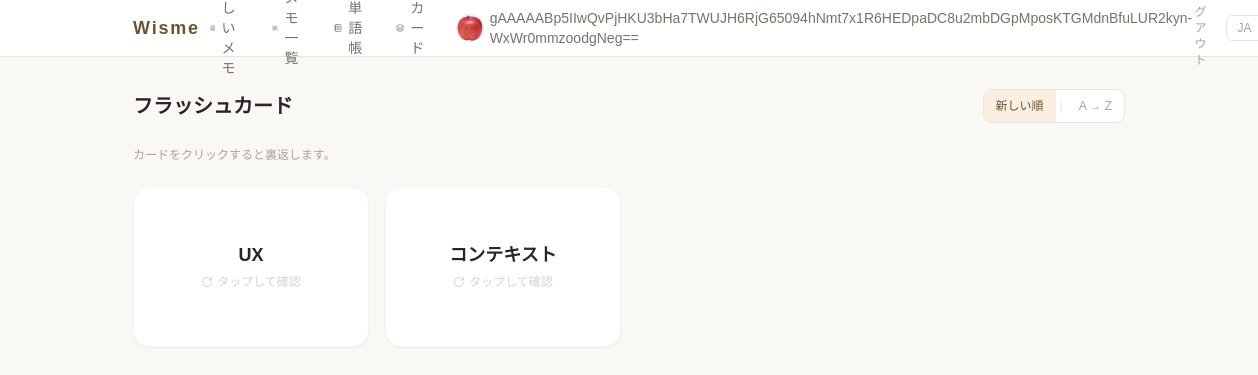
The app's page /wisme/quiz/ (signed in), older data.
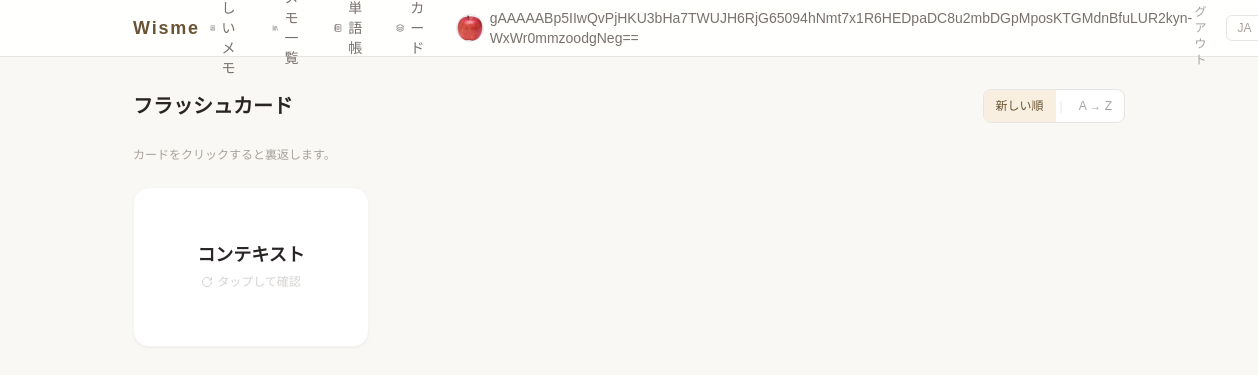
The same page, newer data.
### wisme/models.py (models this page shows, shortened)
class SearchedWord(models.Model):
    owner = models.ForeignKey(
        settings.AUTH_USER_MODEL,
        on_delete=models.CASCADE,
        null=True,
        blank=True,
        verbose_name=_("オーナー"),
    )
    note = models.ForeignKey(
        Page,
        on_delete=models.CASCADE,
        related_name='words',
        null = True,
        blank = True,
        verbose_name=_("関連メモ")
    )
    word = models.CharField(max_length=100, db_index=True, verbose_name=_("意味を知りたい単語"))
    meaning = models.TextField(verbose_name=_("意味"))
    created_at = models.DateTimeField(auto_now_add=True, verbose_name=_("検索日時"))

### wisme/views.py (the view)
class FlashcardView(LoginRequiredMixin, ListView):
    model = SearchedWord
    template_name = 'wisme/flashcard.html'
    context_object_name = 'words'
    def get_queryset(self):
        qs = SearchedWord.objects.filter(owner=self.request.user).select_related('note')
        if self.request.GET.get('sort') == 'alpha':
            return qs.order_by('word')
        return qs.order_by('-created_at')

### templates/wisme/flashcard.html (shortened to what this page needs)
{% extends "base/wisme_base.html" %}
{% load i18n %}
{% block body %}
<div class="flex items-center justify-between mb-6">
    <h1 class="text-xl font-semibold text-stone-800">{% trans "フラッシュカード" %}</h1>
    <div class="flex items-center gap-1 text-xs text-stone-400 bg-white border border-stone-200 rounded-lg overflow-hidden">
        <a href="?sort=created_at"
           class="px-3 py-2 hover:bg-accent-50 transition-colors {% if not request.GET.sort or request.GET.sort == 'created_at' %}bg-accent-50 text-accent-700 font-medium{% endif %}">
            {% trans "新しい順" %}
        </a>
        <span class="text-stone-200">|</span>
        <a href="?sort=alpha"
           class="px-3 py-2 hover:bg-accent-50 transition-colors {% if request.GET.sort == 'alpha' %}bg-accent-50 text-accent-700 font-medium{% endif %}">
            A → Z
        </a>
    </div>
</div>
<p class="text-xs text-stone-400 mb-6">{% trans "カードをクリックすると裏返します。" %}</p>
{% if words %}
<div class="grid grid-cols-2 sm:grid-cols-3 md:grid-cols-4 gap-4">
    {% for word in words %}
    <div class="flip h-40 cursor-pointer select-none" onclick="this.querySelector('.flip-inner').classList.toggle('is-flipped')">
        <div class="flip-inner">
            <div class="flip-face bg-white rounded-2xl border border-stone-100 shadow-sm flex flex-col items-center justify-center p-4 text-center">
                <p class="font-semibold text-stone-800 text-lg leading-tight">{{ word.word }}</p>
                <p class="text-xs text-stone-300 mt-2 flex items-center gap-1">
                    <i data-lucide="rotate-cw" class="w-3 h-3"></i>{% trans "タップして確認" %}
                </p>
            </div>
            <div class="flip-face flip-face-back bg-stone-800 rounded-2xl shadow-sm flex flex-col justify-between p-4">
                <p class="text-sm text-stone-100 leading-relaxed line-clamp-4">{{ word.meaning }}</p>
                {% if word.note %}
                <div class="flex items-center gap-2 mt-2 border-t border-stone-700 pt-2">
                    <p class="text-xs text-stone-400 leading-tight line-clamp-2">{{ word.note.title }}</p>
                </div>
                {% endif %}
            </div>
        </div>
    </div>
    {% endfor %}
</div>
{% else %}
<div class="text-center py-20 text-stone-400">
    <i data-lucide="layers" class="w-12 h-12 mx-auto mb-4 opacity-30"></i>
    <p class="text-sm">{% trans "まだ単語が登録されていません。" %}</p>
    <p class="text-xs mt-1">{% trans "メモ作成中に単語を調べると、カードが作られます。" %}</p>
</div>
{% endif %}
{% endblock %}

Row changes from the older to the newer data that the page shows:
no longer on this page (row edited): SearchedWord: word "UX"
